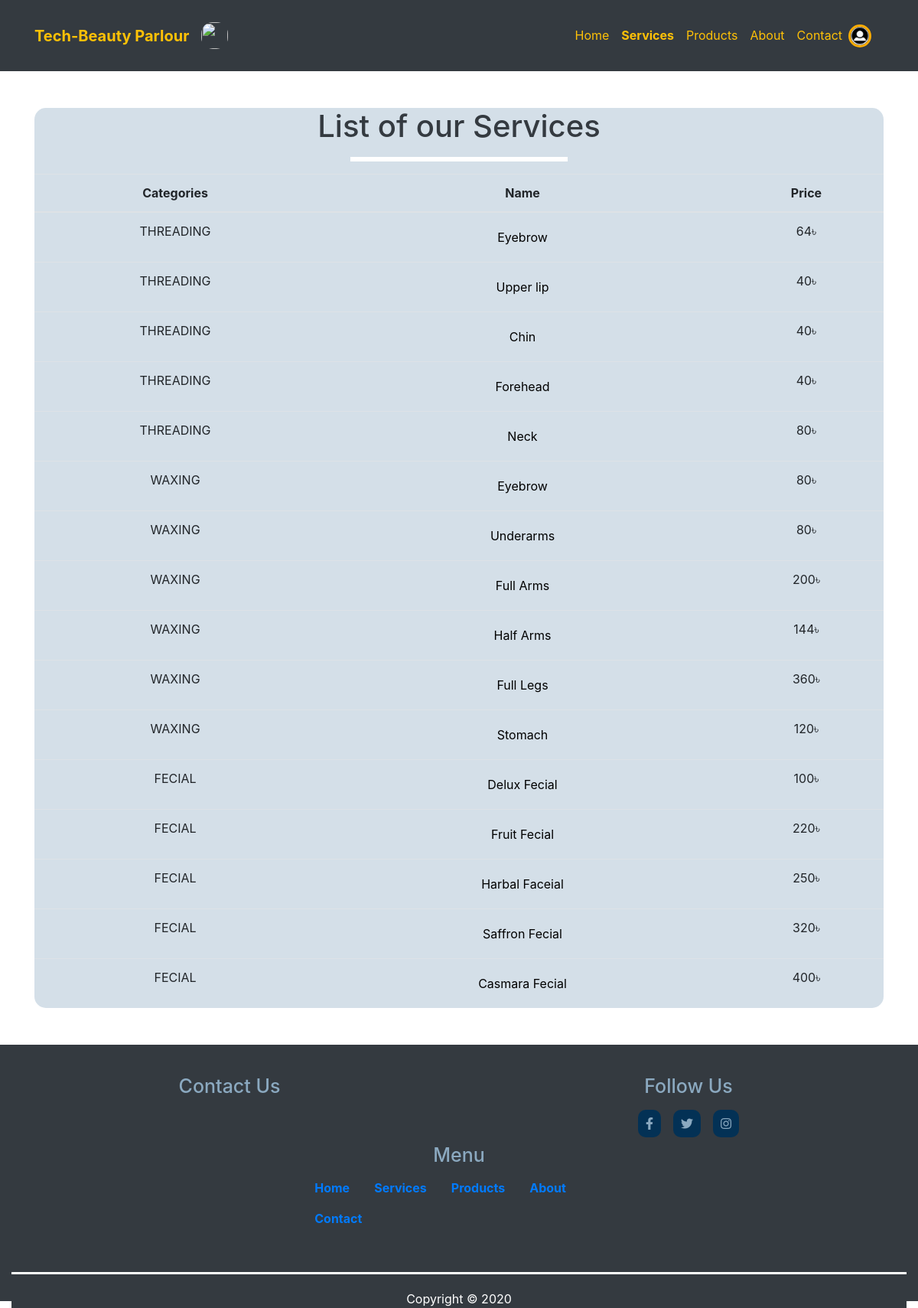
Page /services/ on the committed database.
### techbeauty/models.py (models this page shows, shortened)
class AddService(models.Model):
    id = models.AutoField(primary_key=True)
    categories = models.CharField(max_length=50)
    name = models.CharField(max_length=50)
    price = models.CharField(max_length=50)
    image = models.URLField()

### techbeauty/views.py (the view)
# urls.py: path('services/', views.services, name='services'),
def services(request):
    services = AddService.objects.all()
    return render(request, 'services.html',{'services':services})

### techbeauty/templates/services.html (shortened to what this page needs)
{% extends 'basic.html' %}
{% block body %}
{% load static %}
<nav class="navbar navbar-expand-md bg-dark navbar-dark  py-4">
		<div class="container">
			<a href="{% url 'userdash' %}" class="navbar-brand text-warning font-weight-bold">Tech-Beauty Parlour</a>
            <a href="{% url 'userdash' %}"  class="navbar-brand"><img src="{% static 'img/6.png ' %}" class="nav-icon"></a>
			<div class="collapse navbar-collapse text-center" id="collapsenavbar">
				<ul class="navbar-nav ml-auto">
                    <li class="nav-item ">
            <a href="{% url 'userdash' %}"  class="nav-link text-warning">Home</a>
          </li>
          <li class="nav-item font-weight-bold">
            <a href="{% url 'services' %}"  class="nav-link text-warning">Services</a>
          </li>
                    <li class="nav-item ">
            <a href="{% url 'products' %}"  class="nav-link text-warning">Products</a>
          </li>
          <li class="nav-item">
            <a href="{% url 'about' %}"  class="nav-link text-warning">About</a>
          </li>
          <li class="nav-item">
            <a href="{% url 'contact' %}"  class="nav-link text-warning">Contact</a>
          </li>
                   {% if user.is_authenticated %}
                    <li class="nav-item ">
            <a href="/logoutuser/"  class="navbar-brand">
              <img src="{% static 'img/logout.png ' %}" class="icon">
            </a>
          </li>
                    <button class="btn  border-warning text-white" type="submit">
						{{request.user}}
					</button>
                    {% else %}
                    <li class="nav-item ">
						<a href="/logintype/"  class="navbar-brand" >
							<img src="{% static 'img/av2_06V_1.ico' %}">
						</a>
					</li>
                    {% endif %}
				</ul>
			</div>
		</div>
	</nav>
<div class="container text-center my-5">
<div class="tablestyle">
        <h1 class="text-center text-dark">List of our Services</h1>
                 <hr class="w-25 mx-auto">
                      <table class="table mb-0">
    <thead>
      <tr>
          <th>Categories</th>
        <th>Name</th>
          <th>Price</th>
      </tr>
    </thead>
    <tbody>
      {%  for AddServices in  services %}
        <tr>
          <td>{{ AddServices.categories}}</td>
            <td><a href=""  class="nav-link" data-toggle="modal" data-target="#myModal" style="color:black;">{{ AddServices.name }}</a></td>
          <td>{{ AddServices.price }}৳</td>
        </tr>
      {% endfor %}
    </tbody>
  </table>
</div>
</div>
{% endblock %}

### techbeauty/static/css/bstyle.css (style rules this page uses)
ul li a img { height: 30px; width: 30px; border: 3px solid #FFAD01; border-radius: 15px; }
.container hr { border:3px solid #ffffff; }

### rows in the picture
AddService: categories "THREADING", name "Eyebrow", price "64"
AddService: categories "THREADING", name "Upper lip", price "40"
AddService: categories "THREADING", name "Chin", price "40"
AddService: categories "THREADING", name "Forehead", price "40"
AddService: categories "THREADING", name "Neck", price "80"
AddService: categories "WAXING", name "Eyebrow", price "80"
AddService: categories "WAXING", name "Underarms", price "80"
AddService: categories "WAXING", name "Full Arms", price "200"
AddService: categories "WAXING", name "Half Arms", price "144"
AddService: categories "WAXING", name "Full Legs", price "360"
AddService: categories "WAXING", name "Stomach", price "120"
AddService: categories "FECIAL", name "Delux Fecial", price "100"
AddService: categories "FECIAL", name "Fruit Fecial", price "220"
AddService: categories "FECIAL", name "Harbal Faceial", price "250"
AddService: categories "FECIAL", name "Saffron Fecial", price "320"
AddService: categories "FECIAL", name "Casmara Fecial", price "400"
